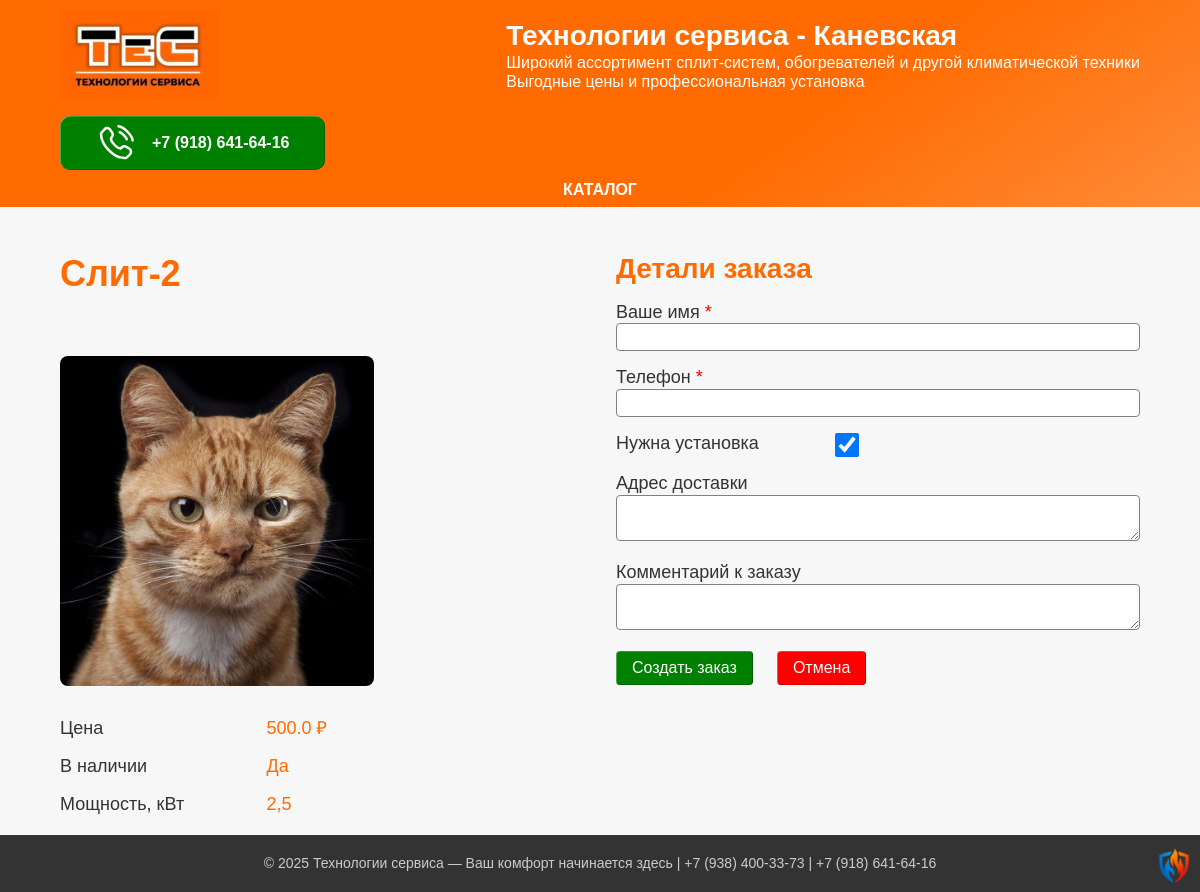
The page /shop/Сплит-системы/Слит-2 on the database as committed earlier.
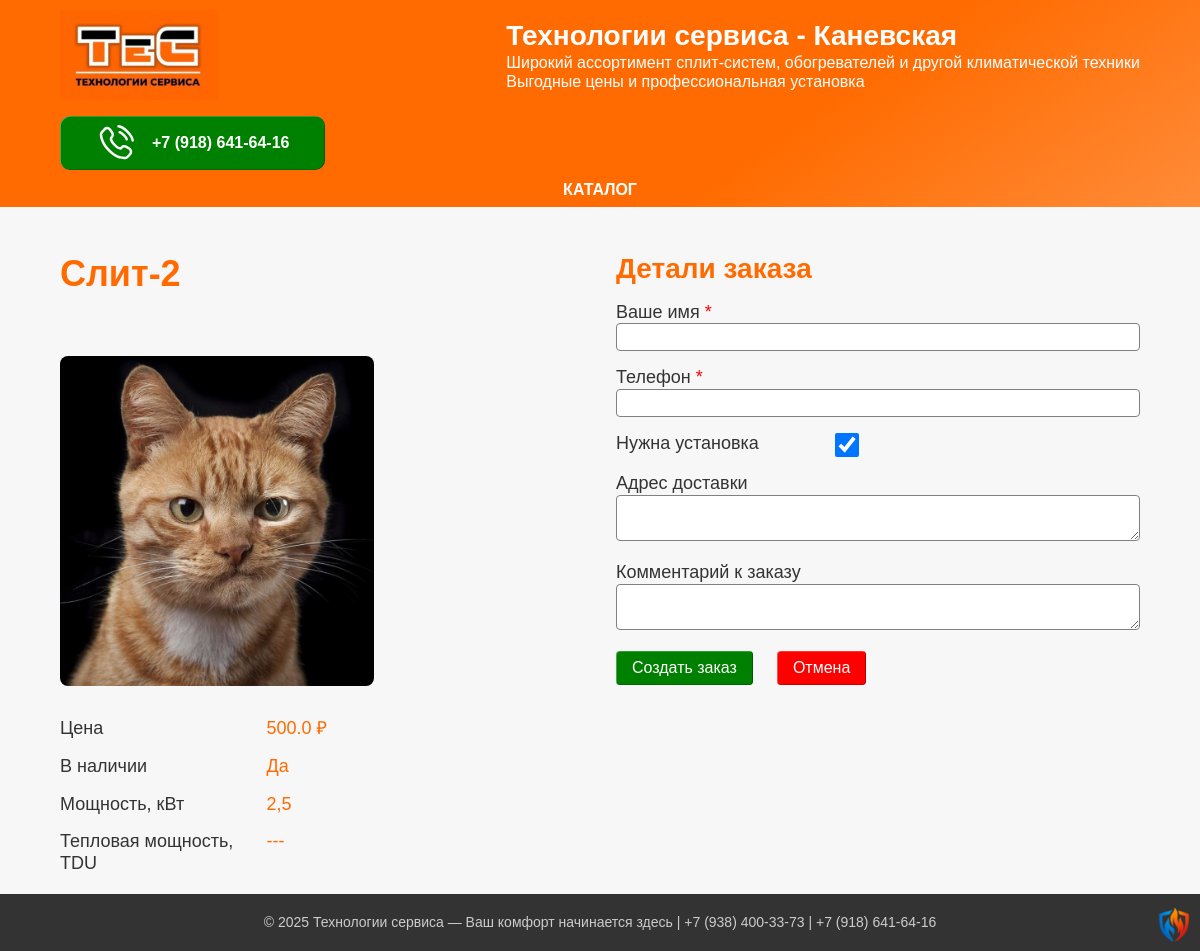
The same page on the database as committed later.
### app/models.py (models this page shows, shortened)
class CustomFields(db.Model):
    __tablename__ = 'customfields'
    id = db.Column(db.Integer, primary_key=True)
    name = db.Column(db.Text, nullable=True)
    active = db.Column(db.Boolean, default=True)

### app/blueprints/shop/routes.py (the view, shortened to what this page needs)
@shop_bp.route('/<string:category_name>/<string:product_name>', methods=["GET", "POST"])
def order(category_name, product_name):
    context = {'cat_name': category_name,
               'product_name': product_name,
               }
    back_url = request.args.get('back_url', default=url_for('shop.index'))
    cat = Category.query.filter_by(name=category_name).first()
    product = Product.query.filter_by(name=product_name).first()
    selected_fields = {item.id: item.name for item in cat.fields}
    if not cat or not product:
        return redirect(url_for('main.index'))
    order_form = OrderForm()
    product_form = ProductForm(obj=product)
    order_form.product_id.data = product.id
    saved_data = product_form.custom_fields_data.data
    context['custom_fields'] = {value: saved_data.get(str(id)) for id, value in selected_fields.items()}
    context['product_fields'] = {
        field.name : {
            'label' : field.label.text,
            'data' : field.data
            } for field in product_form if field.name not in [
                'csrf_token',
                'submit_save',
                'submit_cancel',
                'submit_delete',
                'submit_new',
                'image']
            }
    return render_template('./shop/order.html',
                           title=f"Заказ {product_name}",
                           form=order_form,
                           context=context)

### app/blueprints/shop/forms.py
class OrderForm(FlaskForm, FormButtons):
    username = StringField('Ваше имя', validators=[DataRequired(), Length(min=2, max=64)])
    phone = StringField('Телефон', validators=[DataRequired(), Length(min=10, max=20)])
    installation = BooleanField('Нужна установка', default=True)
    address = TextAreaField('Адрес доставки')
    usercomment = TextAreaField('Комментарий к заказу')
    product_id = IntegerField('Товар', validators=[DataRequired()])

### app/templates/shop/order.html (shortened to what this page needs)
{% extends "./public.html" %}
{% block content %}
    <section class="main-section">
        <div class="container">
            <form class="form_order_container" method="POST" >
                <div class="product_detail">
                    <h1>{{context.product_name}}</h1>
                    {% set product = context.product_fields %}
                    {% if product.image_path %}
                        <img class="product-image"
                            src="{{ url_for('uploaded_file', filename='images/' + product.image_path.data) }}"
                            alt="{{product.image_path.data}}"
                            srcset="{{ url_for('uploaded_file', filename='images/' + product.image_path.data) }}">
                    {% endif %}
                    <div class="product_field">
                        <div class="product_field_label field-label">{{ product.price.label }}</div>
                        <div class="product_field_value home-product-price">{{ product.price.data }} ₽</div>
                    </div>
                    <div class="product_field">
                        <div class="product_field_label field-label">{{ product.visible.label }}</div>
                        <div class="product_field_value home-product-price">{{ "Да" if product.visible.data else "Нет" }} </div>
                    </div>
                    {% set custom_fields = context.custom_fields %}
                    {% for name, value in custom_fields.items() %}
                        <div class="product_field" >
                            <div class="product_field_label">{{ name }}</div>
                            <div class="product_field_value home-product-price">{{ value | string if value else '---' }}</div>
                        </div>
                    {% endfor %}
                </div>
                <div class="order_detail">
                    <h2>Детали заказа</h2>
                    <div class="order_field">
                        <div class="order_field_label">
                            {{ form.username.label(class="field-label") }}
                            <span style="color: red;">*</span>
                        </div>
                        <div class="order_field_value">{{ form.username(size=32, class="field-input") }}</div>
                    </div>
                    <div class="order_field">
                        <div class="order_field_label">
                            {{ form.phone.label(class="field-label") }}
                            <span style="color: red;">*</span>
                        </div>
                        <div class="order_field_value">{{ form.phone(size=32, class="field-input") }}</div>
                    </div>
                    <div class="form-field">
                        <div class="order_field_label">{{ form.installation.label(class="field-label") }}</div>
                        <div class="order_field_value">{{ form.installation(size=32, class="form-field--checkbox checkbox-input") }}</div>
                    </div>
                    <div class="order_field">
                        <div class="order_field_label">{{ form.address.label(class="field-label") }}</div>
                        <div class="order_field_value">{{ form.address(size=32, class="field-input") }}</div>
                    </div>
                    <div class="order_field">
                        <div class="order_field_label">{{ form.usercomment.label(class="field-label") }}</div>
                        <div class="order_field_value">{{ form.usercomment(size=32, class="field-input") }}</div>
                    </div>
                    <div class="order_field order_field_submits">
                        {{ form.submit_send(class="form-submit submit-green") }}
                        {{ form.submit_cancel(class="form-submit submit-red", formnovalidate=True) }}
                    </div>
                </div>
            </form>
        </div>
    </section>
{% endblock %}

Rows that differ between the two databases and show on the page:
added CustomFields: name "Тепловая мощность, TDU", value "---"
